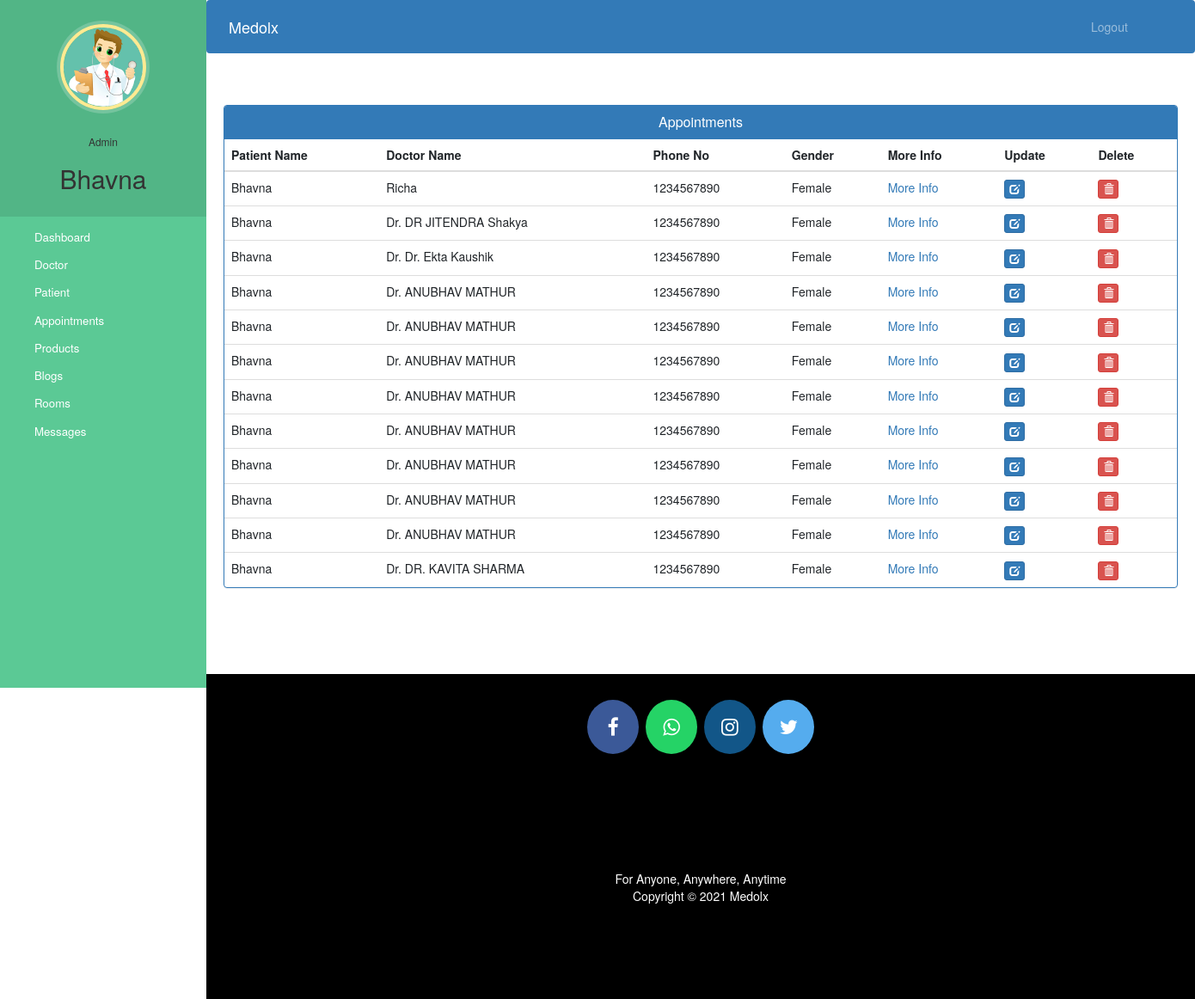
The app's page /admin_view_appointments (signed in) with its own data.
### medolx/models.py (models this page shows, shortened)
class Appointment(models.Model):
    patientId=models.PositiveIntegerField(null=True)
    doctorId=models.PositiveIntegerField(null=True)
    patient_name = models.CharField(max_length=40, null=True)
    doctor_name = models.CharField(max_length=40, null=True)
    email = models.CharField(max_length=40, null=True)
    phone_no = models.CharField(max_length=10, null=False)
    whatsapp_no = models.CharField(max_length=10, null=True)
    gender = (
        ('Male', 'Male'),
        ('Female', 'Female'),
    )
    gender = models.CharField(max_length=7, choices=gender)
    city = models.CharField(max_length=40, null=False)
    problems = models.CharField(max_length=200, null=False)
    consultation_mode = (
        ('Audio', 'Audio'),
        ('Video', 'Video'),
        ('Chat', 'Chat'),
    )
    consultation_mode = models.CharField(max_length=7, choices=consultation_mode, null=False)
    date = models.DateField(null=True)
    time = models.TimeField(null=True)
    tracker = (
        ('Consult', 'Consult'),
        ('Follow_Up', 'Follow Up'),
        ('Complete', 'Complete')
    )
    tracker = models.CharField(max_length=12, choices=tracker, default='Consult')
    status=models.BooleanField(default=False)

### medolx/views.py (the view)
# urls.py: path('admin_view_appointments', views.admin_view_appointments, name="admin_view_appointments"),
@user_passes_test(lambda u: u.is_superuser)
def admin_view_appointments(request):
    appointments=models.Appointment.objects.all().filter()
    return render(request, 'admin_view_appointments.html', {'appointments':appointments})

### templates/admin_view_appointments.html (shortened to what this page needs)
{% extends 'admin_base.html' %}
{% block content %}
{%load static%}
<head>
  <link href="//netdna.bootstrapcdn.com/bootstrap/3.0.0/css/bootstrap.min.css" rel="stylesheet" id="bootstrap-css">
</head>
<div class="container">
  <div class="panel panel-primary">
    <div class="panel-heading">
      <h6 class="panel-title">Appointments</h6>
    </div>
    <table class="table table-hover" id="dev-table">
      <thead>
        <tr>
          <th>Patient Name</th>
          <th>Doctor Name</th>
          <th>Phone No</th>
          <th>Gender</th>
          <th>More Info</th>
          <th>Update</th>
          <th>Delete</th>
        </tr>
      </thead>
      {% for a in appointments %}
          <tr>
            <td> {{a.patient_name}}</td>
              <td>{{a.doctor_name}}</td>
              <td>{{a.phone_no}}</td>
              <td>{{a.gender}}</td>
              <td><a href="{% url 'admin_view_appointment' a.id  %}">More Info</a></td>
              <td><a class="btn btn-primary btn-xs" href="{% url 'admin_update_appointment' a.id  %}"><span class="glyphicon glyphicon-edit"></span></a></td>
              <td><a class="btn btn-danger btn-xs" href="{% url 'admin_delete_appointment' a.id  %}"><span class="glyphicon glyphicon-trash"></span></a></td>
          </tr>
      {% endfor %}
    </table>
  </div>
</div>
{% endblock content %}

### templates/admin_base.html (shortened to what this page needs)
<!DOCTYPE html>
{% load static %}
<html lang="en">
<head>
  <link rel="stylesheet" href="https://stackpath.bootstrapcdn.com/bootstrap/4.3.1/css/bootstrap.min.css">
  <link rel="stylesheet" href="https://maxcdn.bootstrapcdn.com/font-awesome/4.7.0/css/font-awesome.min.css">
  <link rel="stylesheet" href="{% static '/style.css' %}">
</head>
<body>
  <nav class="menu" tabindex="0">
    <header class="avatar">
      <img src="{% static "images/doctor.png" %}" />
      <br><br>
      <h6>Admin</h6>
      <h2>{{request.user.username}}</h2>
    </header>
    <ul>
      <li tabindex="0" class="icon-dashboard"> <a style="color:white; text-decoration:none;" href="/admin_dashboard"><span>Dashboard</span></a> </li>
      <li tabindex="0" class="icon-customers"> <a style="color:white; text-decoration:none;" href="/admin_doctor"><span>Doctor</span></a></li>
      <li tabindex="0" class="icon-users"> <a style="color:white; text-decoration:none;" href="/admin_patient"><span>Patient</span></a></li>
      <li tabindex="0" class="icon-calendar"> <a style="color:white; text-decoration:none;" href="/admin_view_appointments"><span>Appointments</span></a></li>
      <li tabindex="0" class="icon-customers"> <a style="color:white; text-decoration:none;" href="/admin_view_product"><span>Products</span></a></li>
      <li tabindex="0" class="icon-calendar"> <a style="color:white; text-decoration:none;" href="/admin_view_blog"><span>Blogs</span></a></li>
      <li tabindex="0" class="icon-calendar"> <a style="color:white; text-decoration:none;" href="/admin_view_room"><span>Rooms</span></a></li>
      <li tabindex="0" class="icon-calendar"> <a style="color:white; text-decoration:none;" href="/admin_view_message"><span>Messages</span></a></li>
    </ul>
  </nav>
  <main>
    <div class="bs-example">
      <nav class="navbar navbar-expand-md  navbar-dark fixed-top" style="background:#337AB7;">
        <a href="/admin_dashboard" class="navbar-brand">Medolx</a>
        <div class="collapse navbar-collapse justify-content-between" id="navbarCollapse">
          <div class="navbar-nav" style=" margin-left: 90%;">
            <a href="logout" class="nav-item nav-link">Logout</a>
          </div>
        </div>
      </nav>
    </div>
    <br><br>
    {% block content %}
    {% endblock content %}
    <br><br><br><br>
    <footer>
      <p>
        <a id="ftr" href="https://facebook.com/sumit.luv/" class="fa fa-facebook"></a>
        <a id="ftr" href="https://api.whatsapp.com/send?phone=919572181024&text=Hello%20Sumit.%0d%0aHow%20are%20you%20%3f%0d%0aI%20came%20from%20your%20website.&source=&data=#" class="fa fa-whatsapp"></a>
        <a id="ftr" href="https://instagram.com/sumit.luv" class="fa fa-instagram"></a>
        <a id="ftr" href="https://twitter.com/sumitkumar1503" class="fa fa-twitter"></a>
      </p>
      <br>
      <div class="container">
        <div class="row">
          <div class="col-md-12 col-sm-12">
            <div style="color:#ffffff;" class="wow fadeInUp footer-copyright">
              <p>For Anyone, Anywhere, Anytime<br>
                Copyright &copy; 2021 Medolx </p>
            </div>
          </div>
        </div>
      </div>
    </footer>
  </main>
</body>
</html>

### static/css/style.css (style rules this page uses)
* { padding: 0; margin: 0; text-decoration: none; list-style: none; box-sizing: border-box; }
a { text-decoration: none !important; }
h1,h2,h3,h4,h5,h6 { color:hsl(0, 0%, 30%); }
.btn { border-radius: 0; }

### templates/admin_base.html (style rules this page uses)
body { overflow-x: hidden; }
a:link { text-decoration: none; }
a { color: white; }
footer { padding: 0px 0px 0px 0px; background-color: black; margin: 0px; }
#ftr { padding: 20px; }
.fa { font-size: 23px; width: 60px; text-align: center; text-decoration: none; margin: 5px 2px; border-radius: 50%; }
.fa-facebook { background: #3B5998; color: white; margin-top: 30px; }
.fa-whatsapp { background: #25d366; color: white; }
.fa-twitter { background: #55ACEE; color: white; }
.fa-instagram { background: #125688; color: white; }
p { text-align: center; }
body { padding-left: 240px; }
main { position: relative; height: 100vh; }
.menu { background: #5bc995; height: 100vh; width: 240px; position: fixed; top: 0px; left: 0; z-index: 5; outline: none; }
.menu .avatar { background: rgba(0, 0, 0, 0.1); padding: 2em 0.5em; text-align: center; }
.menu .avatar img { width: 100px; border-radius: 50%; overflow: hidden; border: 4px solid #ffea92; box-shadow: 0 0 0 4px rgba(255, 255, 255, 0.2); }
.menu .avatar h2 { font-weight: normal; margin-bottom: 0; }
.menu ul { list-style: none; padding: 0.5em 0; margin: 0; }
.menu ul li { padding: 0.5em 1em 0.5em 3em; font-size: 0.95em; font-weight: regular; background-repeat: no-repeat; background-position: left 15px center; background-size: auto 20px; transition: all 0.15s linear; cursor: pointer; }
.menu ul li.icon-dashboard { background-image: url("http://www.entypo.com/images//gauge.svg"); }
.menu ul li.icon-customers { background-image: url("http://www.entypo.com/images//briefcase.svg"); }
.menu ul li.icon-users { background-image: url("http://www.entypo.com/images//users.svg"); }
.menu ul li.icon-calendar { background-image: url("http://www.entypo.com/images//calendar.svg"); }

### templates/admin_view_appointments.html (style rules this page uses)
a:link { text-decoration: none; }
h6 { text-align: center; }
.row { margin: 100px; }

### records on screen
Appointment: patient_name "Bhavna", doctor_name "Richa", phone_no "1234567890", gender "Female"
Appointment: patient_name "Bhavna", doctor_name "Dr. DR JITENDRA Shakya", phone_no "1234567890", gender "Female"
Appointment: patient_name "Bhavna", doctor_name "Dr. Dr. Ekta Kaushik", phone_no "1234567890", gender "Female"
Appointment: patient_name "Bhavna", doctor_name "Dr. ANUBHAV MATHUR", phone_no "1234567890", gender "Female"
Appointment: patient_name "Bhavna", doctor_name "Dr. ANUBHAV MATHUR", phone_no "1234567890", gender "Female"
Appointment: patient_name "Bhavna", doctor_name "Dr. ANUBHAV MATHUR", phone_no "1234567890", gender "Female"
Appointment: patient_name "Bhavna", doctor_name "Dr. ANUBHAV MATHUR", phone_no "1234567890", gender "Female"
Appointment: patient_name "Bhavna", doctor_name "Dr. ANUBHAV MATHUR", phone_no "1234567890", gender "Female"
Appointment: patient_name "Bhavna", doctor_name "Dr. ANUBHAV MATHUR", phone_no "1234567890", gender "Female"
Appointment: patient_name "Bhavna", doctor_name "Dr. ANUBHAV MATHUR", phone_no "1234567890", gender "Female"
Appointment: patient_name "Bhavna", doctor_name "Dr. ANUBHAV MATHUR", phone_no "1234567890", gender "Female"
Appointment: patient_name "Bhavna", doctor_name "Dr. DR. KAVITA SHARMA", phone_no "1234567890", gender "Female"

### other values on screen
{{ request.user.username }} "Bhavna"
